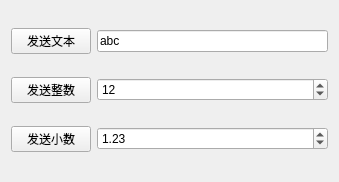
<?xml version="1.0" encoding="UTF-8"?>
<ui version="4.0">
 <class>FormSender</class>
 <widget class="QWidget" name="FormSender">
  <property name="geometry">
   <rect>
    <x>0</x>
    <y>0</y>
    <width>339</width>
    <height>182</height>
   </rect>
  </property>
  <property name="windowTitle">
   <string>FormSender</string>
  </property>
  <layout class="QGridLayout" name="gridLayout">
   <item row="2" column="0">
    <widget class="QPushButton" name="btnSendInt">
     <property name="text">
      <string>发送整数</string>
     </property>
    </widget>
   </item>
   <item row="0" column="0">
    <widget class="QPushButton" name="btnSendText">
     <property name="text">
      <string>发送文本</string>
     </property>
    </widget>
   </item>
   <item row="3" column="0">
    <widget class="QPushButton" name="btnSendFloat">
     <property name="text">
      <string>发送小数</string>
     </property>
    </widget>
   </item>
   <item row="3" column="1">
    <widget class="QDoubleSpinBox" name="doubleSpinBox">
     <property name="value">
      <double>1.230000000000000</double>
     </property>
    </widget>
   </item>
   <item row="2" column="1">
    <widget class="QSpinBox" name="spinBox">
     <property name="value">
      <number>12</number>
     </property>
    </widget>
   </item>
   <item row="0" column="1">
    <widget class="QLineEdit" name="lineEdit">
     <property name="text">
      <string>abc</string>
     </property>
     <property name="readOnly">
      <bool>false</bool>
     </property>
    </widget>
   </item>
  </layout>
 </widget>
 <resources/>
 <connections/>
</ui>
